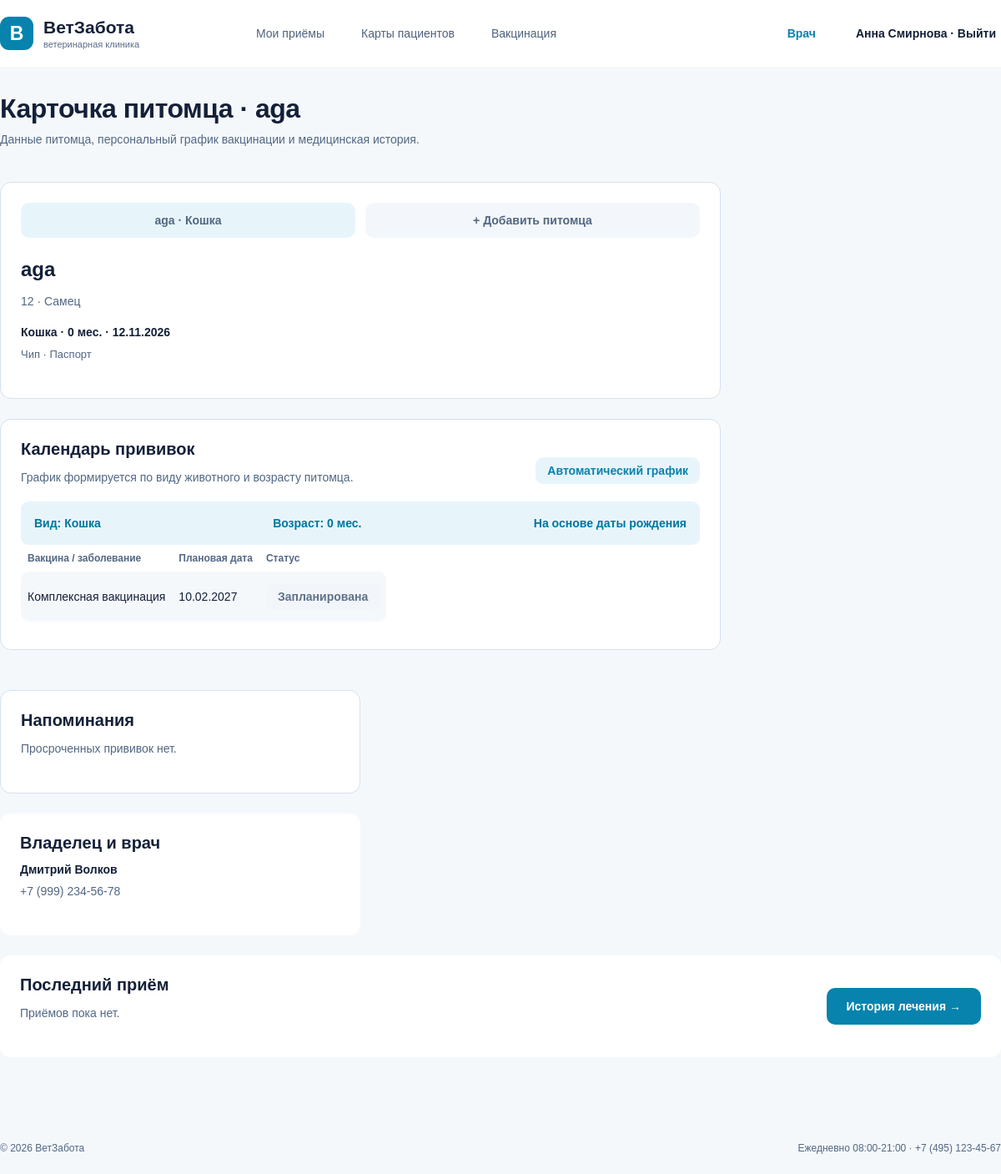
Screenshot of /pets/7/ (signed in) with the database file from the repository.
### vetclinic/models.py (models this page shows, shortened)
class Pet(models.Model):
    owner = models.ForeignKey(Owner, on_delete=models.CASCADE)
    species = models.ForeignKey(Species, on_delete=models.PROTECT)
    name = models.CharField(max_length=80)
    birth_date = models.DateField()
    breed = models.CharField(max_length=100, blank=True)
    sex = models.CharField(max_length=30, blank=True)
    chip = models.CharField(max_length=50, blank=True)
    passport = models.CharField(max_length=50, blank=True)
    @property
    def age(self):
        today = timezone.localdate()
        months = (today.year - self.birth_date.year) * 12 + (today.month - self.birth_date.month)
        if today.day < self.birth_date.day:
            months = months - 1
        if months < 0:
            months = 0
        if months >= 12:
            years = months // 12
            rem_months = months % 12
            return str(years) + ' лет ' + str(rem_months) + ' мес.'
        else:
            return str(months) + ' мес.'
    @property
    def overdue(self):
        today = timezone.localdate()
        return self.vaccination_set.filter(done_date__isnull=True, due_date__lt=today)

class Species(models.Model):
    name = models.CharField(max_length=50)
    def __str__(self):
        return self.name

class Vaccination(models.Model):
    pet = models.ForeignKey(Pet, on_delete=models.CASCADE)
    scheme = models.ForeignKey(VaccinationScheme, on_delete=models.PROTECT)
    due_date = models.DateField()
    done_date = models.DateField(null=True, blank=True)
    batch = models.CharField(max_length=100, blank=True)
    @property
    def overdue_days(self):
        if self.done_date != None:
            return 0
        today = timezone.localdate()
        diff = (today - self.due_date).days
        if diff > 0:
            return diff
        else:
            return 0

class VaccinationScheme(models.Model):
    species = models.ForeignKey(Species, on_delete=models.CASCADE)
    vaccine = models.ForeignKey(Vaccine, on_delete=models.CASCADE)
    age_days = models.IntegerField()
    label = models.CharField(max_length=100)

class Owner(models.Model):
    user = models.OneToOneField(User, on_delete=models.CASCADE)
    phone = models.CharField(max_length=30, blank=True)
    reminder_days = models.IntegerField(default=14)
    def __str__(self):
        full_name = self.user.get_full_name()
        if full_name != '':
            return full_name
        else:
            return self.user.username

### vetclinic/views.py (the view)
# urls.py: path('pets/<int:pk>/', views.pet_detail, name='pet_detail'),
@login_required
def pet_detail(request, pk):
    my_pets = visible_pets(request)
    pet = None
    for p in my_pets:
        if p.id == pk:
            pet = p
            break
    if pet is None:
        return redirect('pets')
    shots = []
    for shot in Vaccination.objects.all():
        if shot.pet == pet:
            shots.append(shot)
    appointments = []
    for appt in Appointment.objects.all():
        if appt.pet == pet:
            appointments.append(appt)
    context = base_context(request)
    context.update({
        'pet': pet,
        'pets': my_pets,
        'shots': shots,
        'appointments': appointments[-1:],  # Берем последнюю запись
    })
    return render(request, 'pet_detail.html', context)

### vetclinic/views.py (called while the page is built, shortened)
def user_role(user):
    if not user.is_authenticated:
        return 'guest'
    if user.is_superuser:
        return 'admin'
    for doctor in Doctor.objects.all():
        if doctor.user == user:
            return 'doctor'
    return 'owner'

def base_context(request, active=''):
    return {
        'role': user_role(request.user),
        'today': date.today(),
        'active': active,
    }

def visible_pets(request):
    role = user_role(request.user)
    if role == 'admin' or role == 'doctor':
        return list(Pet.objects.all())

### vetclinic/templates/pet_detail.html (shortened to what this page needs)
{% extends 'base.html' %}
{% block content %}
    <h1> Карточка питомца · {{ pet.name }} </h1>
    <p class="subtitle"> Данные питомца, персональный график вакцинации и медицинская история. </p>
    <div class="layout">
        <div>
            <section class="card bordered">
                <div class="tabs">
                    {% for item in pets %}
                        <a class="tab {% if item.pk == pet.pk %}info{% endif %}" href="{% url 'pet_detail' item.pk %}"> {{ item.name }} · {{ item.species }} </a>
                    {% endfor %}
                    <a class="tab" href="{% url 'pets' %}"> + Добавить питомца </a>
                </div>
                <h2> {{ pet.name }} </h2>
                <p> {{ pet.breed }} · {{ pet.sex }} </p>
                <b> {{ pet.species }} · {{ pet.age }} · {{ pet.birth_date|date:'d.m.Y' }} </b>
                <p class="small"> Чип {{ pet.chip }} · Паспорт {{ pet.passport }} </p>
            </section>
            {% include 'schedule.html' %}
        </div>
        <aside>
            <div class="card bordered">
                <h3> Напоминания </h3>
                {% for shot in pet.overdue %}
                    <div class="danger alert">
                        <b> ! {{ pet.name }} · {{ shot.scheme.vaccine.disease }} </b>
                        <p> Срок {{ shot.due_date|date:'d.m.Y' }} · просрочено {{ shot.overdue_days }} дн. </p>
                        <a class="btn red" href="{% url 'book' %}"> Записаться на прививку </a>
                    </div>
                {% empty %}
                    <p> Просроченных прививок нет. </p>
                {% endfor %}
            </div>
            <div class="card">
                <h3> Владелец и врач </h3>
                <b> {{ pet.owner }} </b>
                <p> {{ pet.owner.phone }} </p>
            </div>
        </aside>
    </div>
    <section class="card split">
        <div>
            <h3> Последний приём </h3>
            {% for appt in appointments %}
                <p> {{ appt.date|date:'d.m.Y' }} · {{ appt.service }} · {{ appt.doctor }} </p>
            {% empty %}
                <p> Приёмов пока нет. </p>
            {% endfor %}
        </div>
        <a class="btn" href="{% url 'history' %}?pet={{ pet.pk }}"> История лечения → </a>
    </section>
{% endblock %}

### vetclinic/templates/base.html (shortened to what this page needs)
{% load static %}
<!doctype html>
<html lang="ru">
    <head>
        <link rel="stylesheet" href="{% static 'style.css' %}">
    </head>
    <body>
        <header>
            <div class="bar">
                <a class="brand" href="{% url 'home' %}"> <b> В </b> <span> <strong> ВетЗабота </strong> <small> ветеринарная клиника </small> </span> </a>
                <nav>
                    {% if role == 'owner' %}
                        <a href="{% url 'pets' %}">Питомцы</a>
                        <a href="{% url 'vaccinations' %}">Прививки</a>
                        <a href="{% url 'reminders' %}">Напоминания</a>
                        <a href="{% url 'history' %}">История</a>
                        <a href="{% url 'book' %}">Запись</a>
                    {% elif role == 'doctor' %}
                        <a href="{% url 'doctor' %}">Мои приёмы</a>
                        <a href="{% url 'doctor' %}?tab=patients">Карты пациентов</a>
                        <a href="{% url 'doctor' %}?tab=vaccines">Вакцинация</a>
                    {% elif role == 'admin' %}
                        <a href="{% url 'clinic' %}">Журнал записей</a>
                        <a href="{% url 'clinic' %}?tab=schedule">Расписание</a>
                        <a href="{% url 'clinic' %}?tab=owners">Владельцы</a>
                        <a href="{% url 'clinic' %}?tab=reference">Справочники</a>
                    {% endif %}
                </nav>
                <span class="role">
                {% if role == 'owner' %}
                    Владелец
                {% elif role == 'doctor' %}
                    Врач
                {% elif role == 'admin' %}
                    Администратор
                {% else %}
                    Гость
                {% endif %}
                </span>
                {% if user.is_authenticated %}
                    <form method="post" action="{% url 'logout' %}">
                        {% csrf_token %} <button class="logout" title="Выйти"> {{ user.get_full_name|default:user.username }} · Выйти </button>
                    </form>
                {% else %}
                    <a class="login" href="{% url 'login' %}"> Войти → </a>
                {% endif %}
            </div>
        </header>
        <main>
            {% block content %}
            {% endblock %}
        </main>
        <footer>
            <span> © 2026 ВетЗабота </span>
            <span> Ежедневно 08:00-21:00 · +7 (495) 123-45-67 </span>
        </footer>
    </body>
</html>

### vetclinic/templates/schedule.html
<div class="card bordered">
    <div class="split">
        <div>
            <h3> Календарь прививок </h3>
            <p> График формируется по виду животного и возрасту питомца. </p>
        </div>
        <span class="badge info"> Автоматический график </span>
    </div>
    <div class="info strip">
        Вид: {{ pet.species }} <span> Возраст: {{ pet.age }} </span>
        <span> На основе даты рождения </span>
    </div>
    <table>
        <thead>
            <tr>
                <th>
                    Вакцина / заболевание
                </th>
                <th>
                    Плановая дата
                </th>
                <th>
                    Статус
                </th>
            </tr>
        </thead>
        <tbody>
            {% for shot in shots %}
                <tr class="{% if shot.overdue_days %}danger{% endif %}">
                    <td>
                        {{ shot.scheme.label }}
                    </td>
                    <td>
                        {{ shot.due_date|date:'d.m.Y' }}
                    </td>
                    <td>
                        {% if shot.done_date %}
                            <span class="badge good"> Выполнена </span>
                        {% elif shot.overdue_days %}
                            <span class="badge danger"> Просрочено · {{ shot.overdue_days }} дн. </span>
                        {% else %}
                            <span class="badge muted"> Запланирована </span>
                        {% endif %}
                    </td>
                </tr>
            {% empty %}
                <tr>
                    <td colspan="3">
                        Для этого вида пока нет правил вакцинации.
                    </td>
                </tr>
            {% endfor %}
        </tbody>
    </table>
</div>

### vetclinic/static/style.css (style rules this page uses)
* { box-sizing: border-box }
body { margin: 0; background: #f5f8fb; color: #142039; font: 14px Arial, sans-serif }
header { height: 80px; background: white }
.bar { max-width: 1344px; height: 80px; margin: auto; display: flex; align-items: center; gap: 42px; padding: 0 0 }
.brand { display: flex; align-items: center; gap: 12px; text-decoration: none; color: #142039; min-width: 265px }
.brand b { display: grid; place-items: center; width: 40px; height: 40px; background: #0783ad; color: white; border-radius: 11px; font-size: 23px }
.brand strong { display: block; font-size: 21px }
.brand small { display: block; color: #5b6d87; font-size: 11px; margin-top: 2px }
nav { display: flex; align-self: stretch; align-items: center; gap: 44px; flex: 1 }
nav a, .login, .logout { color: #4e627d; text-decoration: none; border: 0; background: none; font: inherit; white-space: nowrap }
.role { color: #0783ad; font-weight: bold; white-space: nowrap }
.login, .logout { color: #142039; font-weight: bold; cursor: pointer }
main { max-width: 1344px; margin: 0 auto; padding: 32px 0 78px }
h1 { font-size: 32px; margin: 0 0 8px; letter-spacing: -.5px }
h2 { font-size: 24px; margin: 0 0 14px }
h3 { font-size: 20px; margin: 0 0 12px }
p { color: #526783; line-height: 21px; margin: 8px 0 18px }
.subtitle { margin-bottom: 40px }
.small { font-size: 13px }
.btn { display: inline-flex; align-items: center; justify-content: center; background: #0783ad; color: #fff; border: 0; border-radius: 10px; padding: 13px 24px; text-decoration: none; font-weight: bold; cursor: pointer; min-height: 44px }
.card { background: #fff; border-radius: 13px; padding: 24px; margin-bottom: 24px }
.bordered { border: 1px solid #d5e1ed }
.layout { display: grid; display: flex; gap: 24px }
.tabs { display: flex; gap: 12px; margin-bottom: 24px }
.tab { display: inline-flex; align-items: center; justify-content: center; background: #f3f7fb; border: 0; border-radius: 10px; color: #526783; font-weight: bold; padding: 13px 20px; text-decoration: none; cursor: pointer }
.tabs .btn, .tabs .tab { flex: 1 }
.info { background: #e7f5fb }
.strip { padding: 18px 16px; display: flex; justify-content: space-between; border-radius: 9px; color: #00759f; font-weight: bold }
.badge { display: inline-flex; align-items: center; justify-content: center; border-radius: 9px; padding: 8px 14px; font-weight: bold }
.badge.info { background: #e7f5fb; color: #0783ad }
.badge.muted { background: #f2f6fa; color: #60718a }
.split { display: flex; justify-content: space-between; align-items: center; gap: 20px }
table { width: auto; border-collapse: separate; border-spacing: 0 9px; color: #142039 }
th { text-align: left; color: #526783; font-size: 12px; padding: 0 8px }
td { background: #f5f8fb; padding: 14px 8px; vertical-align: middle }
tr td:first-child { border-radius: 10px 0 0 10px }
tr td:last-child { border-radius: 0 10px 10px 0 }
footer { max-width: 1344px; margin: 0 auto; display: flex; justify-content: space-between; color: #526783; font-size: 12px; padding: 0 0 24px }
.cards3, .cards2, .layout, .loginlayout, .stats { display: flex; flex-wrap: wrap; }
.layout > * { width: 432px; }
.layout > *:first-child { width: 864px; }

### rows the page displays
Pet: name "aga", species "Кошка", breed "12", sex "Самец", age "0 мес.", birth_date "12.11.2026", owner "Дмитрий Волков", owner.phone "+7 (999) 234-56-78"
Vaccination: scheme.label "Комплексная вакцинация", due_date "10.02.2027", shows "Запланирована"

### other values shown
{{ user.get_full_name|default:user.username }} "Анна Смирнова"
